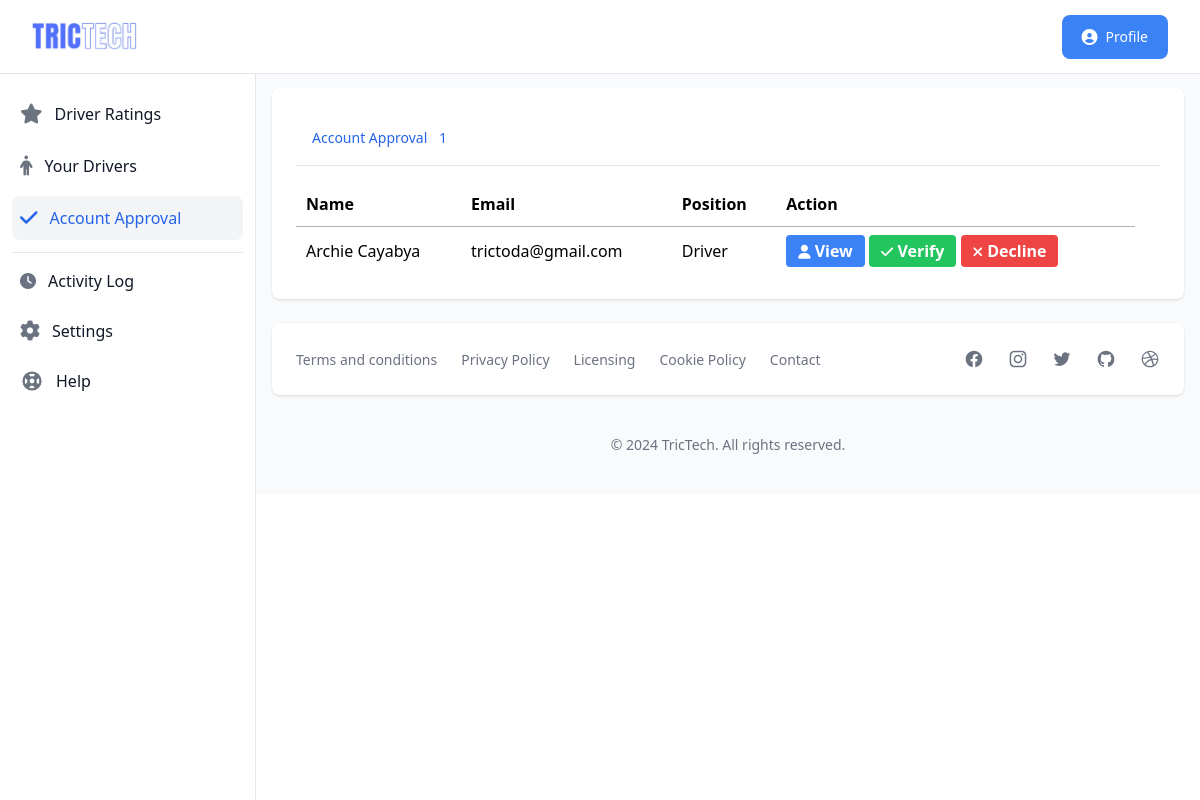
Page /operator/account-approval.php (signed in) on the committed database.
### tables this page shows
CREATE TABLE `operator_drivers` (
  `id` int(11) NOT NULL,
  `operator_id` varchar(50) NOT NULL,
  `driver_id` varchar(50) NOT NULL,
  `lisence_number` varchar(50) NOT NULL,
  `created_at` varchar(50) NOT NULL,
  `timestamp` timestamp NOT NULL DEFAULT current_timestamp() ON UPDATE current_timestamp()
);

CREATE TABLE `account` (
  `id` int(11) NOT NULL,
  `unique_id` varchar(100) NOT NULL,
  `profile_img` varchar(250) DEFAULT NULL,
  `fname` varchar(50) NOT NULL,
  `lname` varchar(50) NOT NULL,
  `email` varchar(50) NOT NULL,
  `contact` varchar(20) NOT NULL,
  `birthdate` varchar(20) DEFAULT NULL,
  `address` varchar(100) DEFAULT NULL,
  `password` varchar(255) NOT NULL,
  `status` varchar(20) NOT NULL,
  `suspension` varchar(30) DEFAULT 'NO',
  `suspension_reason` varchar(255) DEFAULT NULL,
  `position` varchar(20) NOT NULL,
  `type` varchar(30) NOT NULL,
  `vercode` varchar(6) DEFAULT NULL,
  `date` varchar(50) NOT NULL
);

### operator/account-approval.php (the view, shortened to what this page needs)
<?php
    include '../database/connect.php';
    $unique_id = $_SESSION['unique_id'];
?>
<!DOCTYPE html>
<html lang="en">
<head>
    <link rel="stylesheet" href="dist/output.css">
    <link rel="stylesheet" href="https://cdn.datatables.net/1.13.1/css/jquery.dataTables.min.css">
    <link rel="stylesheet" href="https://cdnjs.cloudflare.com/ajax/libs/font-awesome/6.2.1/css/all.min.css" />
    <link  rel="stylesheet" href="https://cdn.jsdelivr.net/npm/tw-elements/dist/css/tw-elements.min.css" />
    <script src="https://cdn.tailwindcss.com/3.3.0"></script>
    <script src="https://cdn.tailwindcss.com"></script>
</head>
<body>
    <div>
        <nav class="bg-white border-b border-gray-200 fixed z-30 w-full">
            <div class="px-3 py-3 lg:px-5 lg:pl-3">
                <div class="flex items-center justify-between">
                    <div class="flex items-center justify-start">
                        <a href="index.php" class="text-xl font-bold flex items-center p-2 lg:ml-2.5">
                            <img class="w-20 lg:w-28" src="../images/logo.png" alt="logo">
                        </a>
                    </div>
                    <div class="flex items-center">
                        <div class="hidden lg:block">
                            <a href="#" id="dropdownDefault" data-dropdown-toggle="dropdown" class="sm:inline-flex ml-5 text-white bg-blue-500 hover:bg-blue-600 focus:ring-4 font-medium rounded-lg text-sm px-5 py-2.5 text-center items-center mr-3">
                                <i class="mr-2 text-base fa fa-user-circle" aria-hidden="true"></i>
                                Profile
                            </a>
                        </div>
                    </div>
                </div>
            </div>
        </nav>
        <div class="flex overflow-hidden bg-white pt-16">
            <aside id="sidebar" class="fixed hidden z-20 h-full top-0 left-0 pt-16 flex lg:flex flex-shrink-0 flex-col w-64 transition-width duration-75" aria-label="Sidebar">
                <div class="relative flex-1 flex flex-col min-h-0 border-r border-gray-200 bg-white pt-0">
                    <div class="flex-1 flex flex-col pt-5 pb-4 overflow-y-auto">
                        <div class="flex-1 px-3 bg-white divide-y space-y-1">
                            <ul class="space-y-2 pb-2">
                                <li>
                                    <a href="dashboard.php" class="text-base text-gray-900 font-normal rounded-lg hover:bg-gray-100 flex items-center p-2 group ">
                                    <i class="fa fa-star text-xl text-gray-500 flex-shrink-0 group-hover:text-gray-900 transition duration-75" aria-hidden="true"></i>
                                    <span class="ml-3 flex-1 whitespace-nowrap">Driver Ratings</span>
                                    </a>
                                </li>
                                <li>
                                    <a href="drivers.php" class="text-base text-gray-900 font-normal rounded-lg hover:bg-gray-100 flex items-center p-2 group ">
                                    <i class="fa fa-male text-xl text-gray-500 flex-shrink-0 group-hover:text-gray-900 transition duration-75" aria-hidden="true"></i>
                                    <span class="ml-3 flex-1  whitespace-nowrap">Your Drivers</span>
                                    </a>
                                </li>
                                <li>
                                    <a href="account-approval.php" class="text-base text-gray-900 font-normal rounded-lg bg-gray-100 flex items-center p-2 group ">
                                    <i class="fa fa-check text-xl text-blue-600 flex-shrink-0 group-hover:text-gray-900 transition duration-75" aria-hidden="true"></i>
                                    <span class="ml-3 flex-1 text-blue-600 whitespace-nowrap">Account Approval</span>
                                    </a>
                                </li>
                            </ul>
                            <div class="space-y-2 pt-2">
                                <a href="logs.php" class="text-base text-gray-900 font-normal rounded-lg hover:bg-gray-100 group transition duration-75 flex items-center p-2">
                                    <i class="fa fa-clock  text-base text-gray-500 flex-shrink-0 group-hover:text-gray-900 transition duration-75" name="settings-outline"></i>
                                    <span class="ml-3">Activity Log</span>
                                </a>
                                <a href="setting.php" class="text-base text-gray-900 font-normal rounded-lg hover:bg-gray-100 group transition duration-75 flex items-center p-2">
                                    <i class="fa fa-cog  text-xl text-gray-500 flex-shrink-0 group-hover:text-gray-900 transition duration-75" name="settings-outline"></i>
                                    <span class="ml-3">Settings</span>
                                </a>
                                <a href="#" class="text-base text-gray-900 font-normal rounded-lg hover:bg-gray-100 group transition duration-75 flex items-center p-2">
                                    <span class="ml-3">Help</span>
                                </a>
                            </div>
                        </div>
                    </div>
                </div>
            </aside>
            <div id="main-content" class="h-full w-full bg-gray-50 relative overflow-y-auto lg:ml-64">
                <main>
                    <div class="pt-6 px-4 bg-white-400">
                        <div class="bg-white shadow rounded-lg p-4 mb-4 sm:p-6 sm:mb-0 xl:p-8 ">
                            <div class="mb-4 border-b border-gray-200 ">
                                <ul class="flex flex-wrap -mb-px text-sm font-medium text-center" id="myTab" data-tabs-toggle="#myTabContent" role="tablist">
                                    <li class="mr-2" role="presentation">
                                        <button class="inline-block p-4 rounded-t-lg border-b-2 border-transparent hover:text-gray-600 id="dashboard-tab" data-tabs-target="#approval" type="button" role="tab" aria-controls="dashboard" aria-selected="false">Account Approval
                                            <span class="ml-2">
                                                <?php
                                                    try {
                                                        $query = "
                                                            SELECT COUNT(*) as totalRows
                                                            FROM operator_drivers od
                                                            INNER JOIN account a ON od.driver_id = a.unique_id
                                                            WHERE od.operator_id = '$unique_id' AND a.status = 'pending'
                                                        ";
                                                        $result = mysqli_query($conn, $query);
                                                        if ($result) {
                                                            $row = mysqli_fetch_assoc($result);
                                                            $totalRows = $row['totalRows'];
                                                            echo $totalRows;
                                                        } else {
                                                            echo "Error: " . mysqli_error($conn);
                                                        }
                                                    } catch (Exception $e) {
                                                        echo "Error: " . $e->getMessage();
                                                    }
                                                ?>
                                            </span>
                                        </button>
                                    </li>
                                </ul>
                            </div>
                            <div id="adminAcountTab">
                                <table id="table_approval" class="display" cellspacing="0" width="100%">
                                    <thead>
                                        <tr>
                                            <th scope="col" class="py-3 px-6">Name</th>
                                            <th scope="col" class="py-3 px-6">Email</th>
                                            <th scope="col" class="py-3 px-6">Position</th>
                                            <th scope="col" class="py-3 px-6">Action</th>
                                        </tr>
                                    </thead>
                                    <tbody>
                                        <?php
                                            $query = "
                                                SELECT a.*, od.driver_id FROM operator_drivers od
                                                INNER JOIN account a ON od.driver_id = a.unique_id
                                                WHERE od.operator_id = '$unique_id' AND a.status = 'pending'
                                            ";
                                            $account = mysqli_query($conn, $query);
                                            if(mysqli_num_rows($account) > 0){
                                                while($row = mysqli_fetch_assoc($account)){
                                                    extract($row);
                                                    ?>
                                                    <tr>
                                                        <td scope="row"><?php echo $fname ." ". $lname; ?></td>
                                                        <td><?php echo $email; ?></td>
                                                        <td>
                                                            <?php echo ($position === 'Rider') ? 'Driver' : $position; ?>
                                                        </td>
                                                        <td>
                                                            <form method="POST">
                                                                <button formaction="view-profile.php?viewProfile=<?php echo $id; ?>" name="viewProfile" type="submit" class="bg-blue-500 hover:bg-blue-600 text-white font-bold py-1 px-3 rounded hover:shadow-lg focus:bg-blue-600 focus:shadow-lg focus:outline-none focus:ring-0 transition duration-150 ease-in-out">
                                                                    <i class="fa fa-user text-sm" aria-hidden="true"></i>
                                                                    View
                                                                </button>
                                                                <button name="verify" value="<?php echo $id; ?>" type="submit" class="bg-green-500 hover:bg-green-600 text-white font-bold py-1 px-3 rounded hover:shadow-lg focus:bg-blue-600 focus:shadow-lg focus:outline-none focus:ring-0 transition duration-150 ease-in-out">
                                                                    <i class="fa fa-check text-sm" aria-hidden="true"></i>
                                                                    Verify
                                                                </button>
                                                                <button name="decline" value="<?php echo $id; ?>" type="submit" class="bg-red-500 hover:bg-red-600 text-white font-bold py-1 px-3 rounded hover:shadow-lg focus:bg-blue-600 focus:shadow-lg focus:outline-none focus:ring-0 transition duration-150 ease-in-out">
                                                                    <i class="fa fa-times text-sm" aria-hidden="true"></i>
                                                                    Decline
                                                                </button>
                                                            </form>
                                                        </td>
                                                        <td>
                                                    </td>
                                                    </tr>
                                                    <?php
                                                }
                                            }
                                        ?>
                                    </tbody>
                                </table>
                            </div>
                        </div>
                    </div>
                </main>
                <footer class="bg-white md:flex md:items-center md:justify-between shadow rounded-lg p-4 md:p-6 xl:p-8 my-6 mx-4">
                    <ul class="flex items-center flex-wrap mb-6 md:mb-0">
                        <li><a id="terms_modal" href="#" class="text-sm font-normal text-gray-500 hover:underline mr-4 md:mr-6">Terms and conditions</a></li>
                        <li><a id="privacy_modal" href="#" class="text-sm font-normal text-gray-500 hover:underline mr-4 md:mr-6">Privacy Policy</a></li>
                        <li><a id="license_modal"  href="#" class="text-sm font-normal text-gray-500 hover:underline mr-4 md:mr-6">Licensing</a></li>
                        <li><a id="cookie_modal" href="#" class="text-sm font-normal text-gray-500 hover:underline mr-4 md:mr-6">Cookie Policy</a></li>
                        <li><a id="member_modal" href="#" class="text-sm font-normal text-gray-500 hover:underline">Contact</a></li>
                    </ul>
                    <div class="flex sm:justify-center space-x-6">
                    <a href="#" class="text-gray-500 hover:text-gray-900">
                    </a>
                    <a href="#" class="text-gray-500 hover:text-gray-900">
                    </a>
                    <a href="#" class="text-gray-500 hover:text-gray-900">
                    </a>
                    <a href="#" class="text-gray-500 hover:text-gray-900">
                    </a>
                    <a href="#" class="text-gray-500 hover:text-gray-900">
                    </a>
                    </div>
                </footer>
                <p class="text-center text-sm text-gray-500 my-10">
                    &copy; <?php echo date('Y'); ?> <a href="#" class="hover:underline" >TricTech</a>. All rights reserved.
                </p>
            </div>
        </div>
    </div>
</body>
</html>]

### rows in the picture
operator_drivers: account.fname "Archie", account.lname "Cayabya", account.email "trictoda@gmail.com"

### other values in the picture
$totalRows "1"
